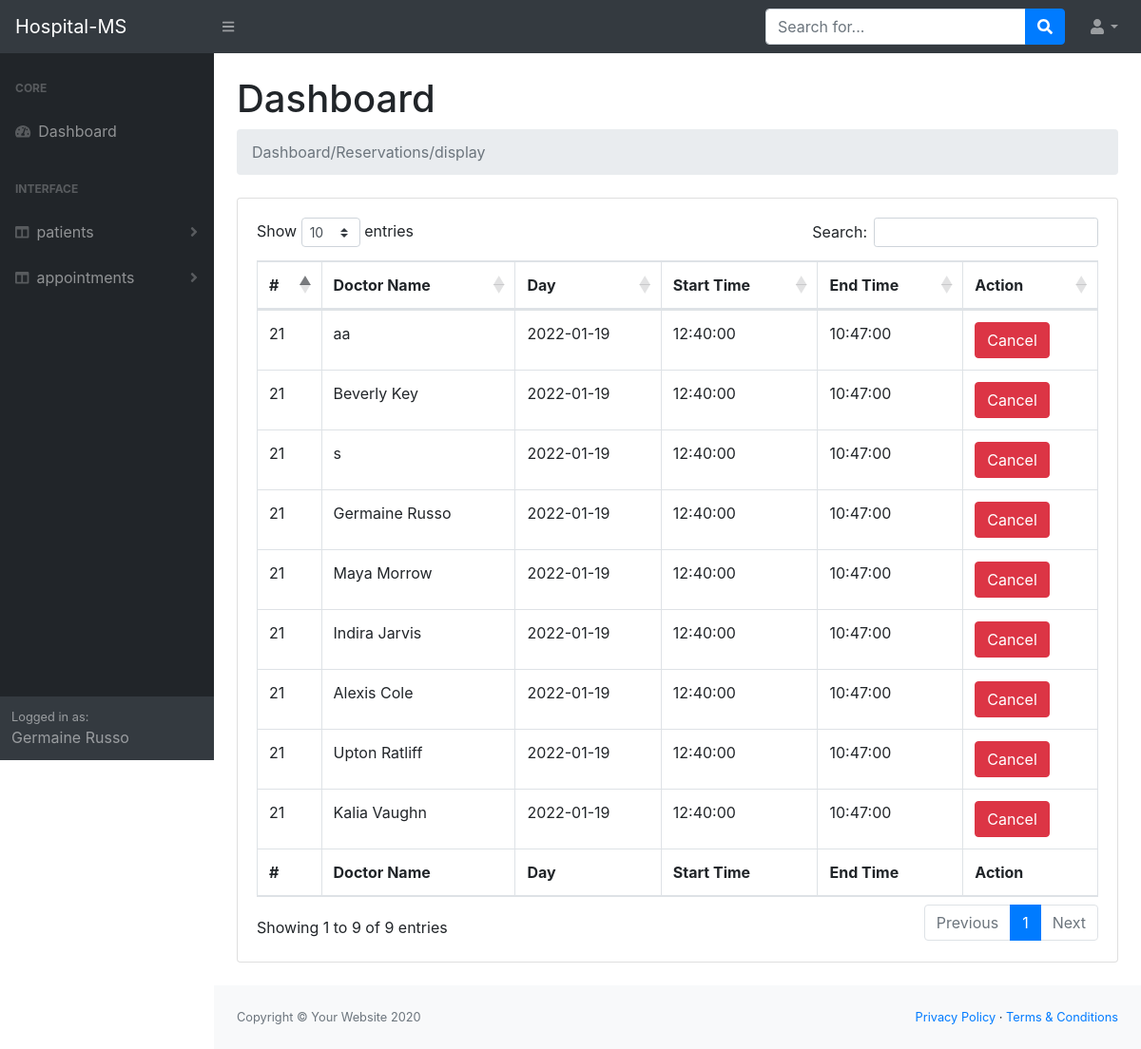
Page /Admin/reservations/index.php (signed in) on the committed database.
### tables this page shows
CREATE TABLE `reservations`
(
    `id`                tinyint(4) NOT NULL,
    `patient_id`        tinyint(4) NOT NULL,
    `appoint_doctor_id` tinyint(4) NOT NULL,
    `created_at`        datetime NOT NULL DEFAULT current_timestamp()
);

CREATE TABLE `users`
(
    `id`             tinyint(4) NOT NULL,
    `name`           char(150) NOT NULL,
    `gender`         tinyint(1) NOT NULL COMMENT '"1 for male, 2 for female" ',
    `email`          char(100) NOT NULL,
    `password`       char(100) NOT NULL,
    `address`        char(150) NOT NULL,
    `phone`          char(11)  NOT NULL,
    `emergencyPhone` char(11)  NOT NULL,
    `image`          char(150) DEFAULT NULL,
    `role_id`        tinyint(100) NOT NULL
);

CREATE TABLE `appointments_doctor`
(
    `id`        tinyint(4) NOT NULL,
    `day`       char(50) NOT NULL,
    `from_time` time     NOT NULL,
    `to_time`   time     NOT NULL,
    `doctor_id` tinyint(4) NOT NULL,
    `status`    tinyint(1) NOT NULL DEFAULT 0
);

### Admin/reservations/index.php (the view, shortened to what this page needs)
<?php
require '../helpers/dbConnection.php';
if ($_SESSION['user']['role_id'] == 1) {
    $sql = "select appointments_doctor.* ,reservations.id as reserve_id, users.name from appointments_doctor  join reservations on appointments_doctor.id = reservations.appoint_doctor_id join users on users.id = appointments_doctor.doctor_id";
    $op = mysqli_query($con, $sql);
} else if ($_SESSION['user']['role_id'] == 2) {
    $id = $_SESSION['user']['id'];
    $sql = "select appointments_doctor.* ,reservations.id as reserve_id,  users.name from appointments_doctor join reservations on appointments_doctor.id = reservations.appoint_doctor_id join users on appointments_doctor.doctor_id= '$id'";
    $op = mysqli_query($con, $sql);
}
require '../layouts/header.php';
require '../layouts/nav.php';
require '../layouts/sidNav.php';
?>
    <main>
        <div class="container-fluid">
            <h1 class="mt-4">Dashboard</h1>
            <ol class="breadcrumb mb-4">
                <li class="breadcrumb-item active">Dashboard/Reservations/display</li>
                <?php
                echo '<br>';
                ?>
            </ol>
            <div class="card mb-4">
                <div class="card-body">
                    <div class="table-responsive">
                        <table class="table table-bordered" id="dataTable" width="100%" cellspacing="0">
                            <thead>
                            <tr>
                                <th>#</th>
                                <th>Doctor Name</th>
                                <th>Day</th>
                                <th>Start Time</th>
                                <th>End Time</th>
                                <th>Action</th>
                            </tr>
                            </thead>
                            <tfoot>
                            <tr>
                                <th>#</th>
                                <th>Doctor Name</th>
                                <th>Day</th>
                                <th>Start Time</th>
                                <th>End Time</th>
                                <th>Action</th>
                            </tfoot>
                            <tbody>
                            <?php
                            while ($data = mysqli_fetch_assoc($op)) {
                                ?>
                                <tr>
                                    <td><?php echo $data['reserve_id']; ?></td>
                                    <td><?php echo $data['name']; ?></td>
                                    <td><?php echo date('Y-m-d', $data['day']); ?></td>
                                    <td><?php echo $data['from_time']; ?></td>
                                    <td><?php echo $data['to_time']; ?></td>
                                    <td>
                                        <a href='./deleteReserve.php?id=<?php echo $data['reserve_id']; ?>'
                                           class='btn btn-danger m-r-1em'>Cancel</a>
                                    </td>
                                </tr>
                                <?php
                            }
                            ?>
                            </tbody>
                        </table>
                    </div>
                </div>
            </div>
        </div>
    </main>
<?php
require '../layouts/footer.php';
?>

### rows in the picture
reservations: id "21", users.name "aa", appoint_doctor.day "2022-01-19", appoint_doctor.from_time "12:40:00", appoint_doctor.to_time "10:47:00", users.name "Beverly Key", users.name "s", users.name "Germaine Russo", users.name "Maya Morrow", users.name "Indira Jarvis", users.name "Alexis Cole", patient.name "Upton Ratliff", users.name "Kalia Vaughn"

### other values in the picture
$module "patients"
$module "appointments"
$_SESSION['user']['name'] "Germaine Russo"
